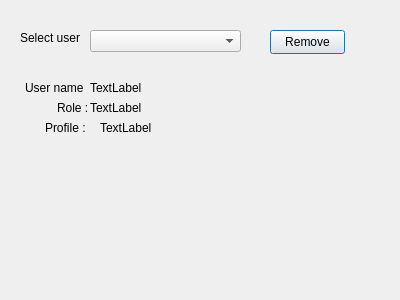
<?xml version="1.0" encoding="UTF-8"?>
<ui version="4.0">
 <class>DialogRemoveUser</class>
 <widget class="QDialog" name="DialogRemoveUser">
  <property name="geometry">
   <rect>
    <x>0</x>
    <y>0</y>
    <width>400</width>
    <height>300</height>
   </rect>
  </property>
  <property name="windowTitle">
   <string>Dialog</string>
  </property>
  <widget class="QComboBox" name="CB_user">
   <property name="geometry">
    <rect>
     <x>90</x>
     <y>30</y>
     <width>151</width>
     <height>22</height>
    </rect>
   </property>
  </widget>
  <widget class="QLabel" name="label">
   <property name="geometry">
    <rect>
     <x>20</x>
     <y>30</y>
     <width>61</width>
     <height>16</height>
    </rect>
   </property>
   <property name="text">
    <string>Select user :</string>
   </property>
  </widget>
  <widget class="QPushButton" name="PB_Remove">
   <property name="geometry">
    <rect>
     <x>270</x>
     <y>30</y>
     <width>75</width>
     <height>24</height>
    </rect>
   </property>
   <property name="text">
    <string>Remove</string>
   </property>
  </widget>
  <widget class="QLabel" name="TL_role">
   <property name="geometry">
    <rect>
     <x>90</x>
     <y>100</y>
     <width>211</width>
     <height>16</height>
    </rect>
   </property>
   <property name="text">
    <string>TextLabel</string>
   </property>
  </widget>
  <widget class="QLabel" name="label_10">
   <property name="geometry">
    <rect>
     <x>25</x>
     <y>80</y>
     <width>61</width>
     <height>16</height>
    </rect>
   </property>
   <property name="text">
    <string>User name :</string>
   </property>
  </widget>
  <widget class="QLabel" name="label_11">
   <property name="geometry">
    <rect>
     <x>57</x>
     <y>100</y>
     <width>31</width>
     <height>16</height>
    </rect>
   </property>
   <property name="autoFillBackground">
    <bool>false</bool>
   </property>
   <property name="text">
    <string>Role :</string>
   </property>
  </widget>
  <widget class="QLabel" name="label_12">
   <property name="geometry">
    <rect>
     <x>45</x>
     <y>120</y>
     <width>41</width>
     <height>16</height>
    </rect>
   </property>
   <property name="text">
    <string>Profile :</string>
   </property>
  </widget>
  <widget class="QLabel" name="TL_userName">
   <property name="geometry">
    <rect>
     <x>90</x>
     <y>80</y>
     <width>211</width>
     <height>16</height>
    </rect>
   </property>
   <property name="text">
    <string>TextLabel</string>
   </property>
  </widget>
  <widget class="QLabel" name="TL_profil">
   <property name="geometry">
    <rect>
     <x>100</x>
     <y>120</y>
     <width>281</width>
     <height>16</height>
    </rect>
   </property>
   <property name="text">
    <string>TextLabel</string>
   </property>
  </widget>
 </widget>
 <resources/>
 <connections/>
</ui>
